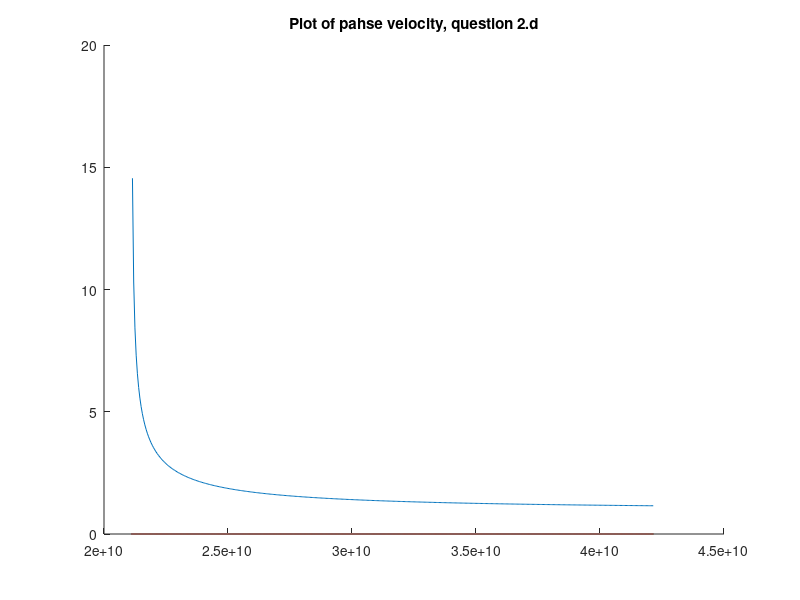

This chart was generated by the following MATLAB code:

clear; close all;
%calculating the cutoff frequency
fc = 1*3e8/2/7.11e-3;
freq =fc:0.05e9:2*fc;
betacb_w = zeros(length(freq));
vp_c = zeros(length(freq));
for k=1: length(freq)
    betacb_w(k) = sqrt(1 - (fc^2 / freq(k)^2));
    vp_c(k) = 1/betacb_w(k);
end
hold on
plot(freq,vp_c)
title('Plot of pahse velocity, question 2.d')

